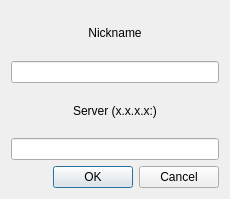
<?xml version="1.0" encoding="UTF-8"?>
<ui version="4.0">
 <class>chatSettings</class>
 <widget class="QDialog" name="chatSettings">
  <property name="windowModality">
   <enum>Qt::WindowModal</enum>
  </property>
  <property name="geometry">
   <rect>
    <x>0</x>
    <y>0</y>
    <width>230</width>
    <height>199</height>
   </rect>
  </property>
  <property name="windowTitle">
   <string>Settings</string>
  </property>
  <layout class="QGridLayout" name="gridLayout">
   <item row="0" column="0">
    <layout class="QVBoxLayout" name="verticalLayout">
     <item>
      <widget class="QLabel" name="label">
       <property name="text">
        <string>Nickname</string>
       </property>
       <property name="alignment">
        <set>Qt::AlignCenter</set>
       </property>
      </widget>
     </item>
     <item>
      <widget class="QLineEdit" name="settingsNick"/>
     </item>
     <item>
      <widget class="QLabel" name="label_2">
       <property name="text">
        <string>Server (x.x.x.x:&lt;port&gt;)</string>
       </property>
       <property name="alignment">
        <set>Qt::AlignCenter</set>
       </property>
      </widget>
     </item>
     <item>
      <widget class="QLineEdit" name="settingsServer"/>
     </item>
     <item>
      <widget class="QDialogButtonBox" name="settingsOC">
       <property name="standardButtons">
        <set>QDialogButtonBox::Cancel|QDialogButtonBox::Ok</set>
       </property>
      </widget>
     </item>
    </layout>
   </item>
  </layout>
 </widget>
 <resources/>
 <connections/>
</ui>
